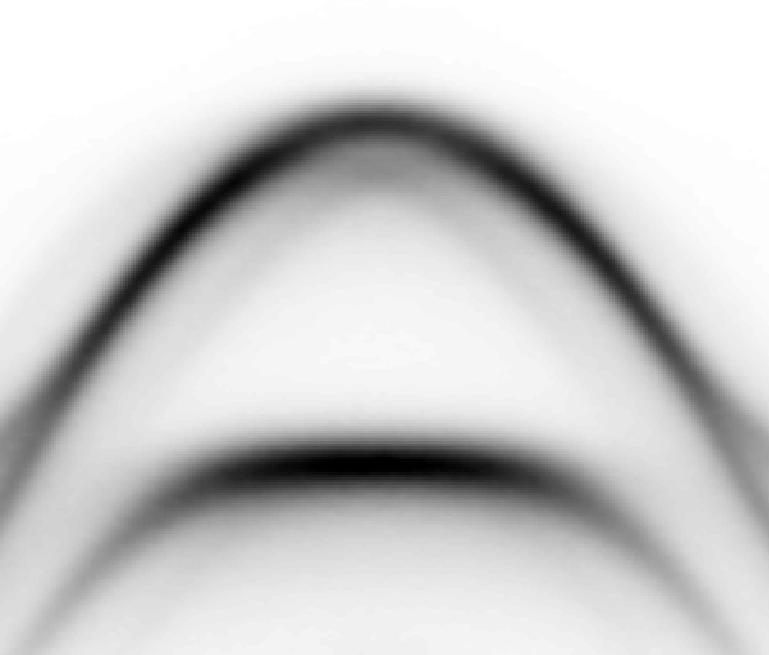
#> input picture 0_simple_model/figs_png/cut_KGK_v1.png, 769 x 655 px, found by its file name
$ python G2_fit_bands.py
#> lines starting #> are read from the running program, lines starting #| are printed output that depends on the picture; after the words box and inside, x2 and y2 are one past the last pixel; in counts of white or black regions, pixels touching at a corner belong together
import numpy as np
from PIL import Image
import matplotlib.pyplot as plt
from scipy.optimize import curve_fit
import os

dirname = "input_figures/"
dirname_data = "data_fits/"
#Open image and take pixels
filename = dirname + "cut_KGK_v1.png"

im  = Image.open(filename)
#> im is the input picture: PIL image 769x655 RGBA; mean R, G, B, A 204.4, 204.4, 204.4, 255

#to array
pic = np.array(np.asarray(im))
len_e,len_k,z = pic.shape
#> len_e = 655; len_k = 769; z = 4

#data array where to save energies of darkest points for the two bands
data = np.zeros((2,len_k),dtype=int)

#Take for each column the darkest point, above and below a separatrix line b/w the two bands,
#and fit the points around it with a gaussian --> take max as darkest point
red = np.array([255,0,0,255])
green = np.array([0,255,0,255])
blue = np.array([0,0,255,255])
def inv_gauss(x,a,b,x0,s):
    return -(a*np.exp(-((x-x0)/s)**2)+b)
def find_max(col):
    med = np.argmin(col)
    domain = 10
    in_ = med-domain if med-domain > 0 else 0
    fin_ = med+domain if med+domain < len(col) else -1
    new_arr = col[in_:fin_]
    P0 = [np.max(new_arr)-np.min(new_arr),-np.max(new_arr),np.argmin(new_arr),50]
    try:
        popt,pcov = curve_fit(
            inv_gauss,
            np.arange(len(new_arr)), new_arr,
            p0 = P0,
#            bounds= ,
            )
        return in_+int(popt[2]) if abs(in_+int(popt[2]))<len(col) else med
    except:
        return med
    print(popt)
    xx = np.linspace(0,len(new_arr),1000)
    plt.plot(xx,inv_gauss(xx,*popt),'k-')
    plt.plot(np.arange(len(new_arr)),new_arr,'r*')
    plt.show()

if 0:#print border between the two bands
    for x in range(len_k):
        border = len_e//2+(x-len_k//2)**2//600 #400
        pic[border,x] = green
    plt.imshow(pic,cmap='gray')
    plt.show()
    exit()

new_filename = dirname + "G_extracted_points_v1.png"
data_filename = dirname_data + "G_extracted_points_v1.npy"
try:#compute darkest points of the two bands
    im  = Image.open(filename)
    data = np.load(data_filename)
except:
    for x in range(len_k):
        #upper band
        border = len_e//2+(x-len_k//2)**2//600  #400
        col_up = pic[:border,x,0]
        d_up = find_max(col_up)
#        d_up = np.argmin(col_up)
        pic[d_up,x,:] = red
        data[0,x] = int(len_e-d_up)
        #
        #lower band
        col_low = pic[border:,x,0]
        d_low = find_max(col_low)
#        d_low = np.argmin(col_low)
        pic[border+d_low,x,:] = blue
        data[1,x] = int(len_e-(border+d_low))
#> this loop made 769 passes
#> (d_up, d_low) on passes 13, 21, 22: (480, 3), (438, 95), (438, 96)
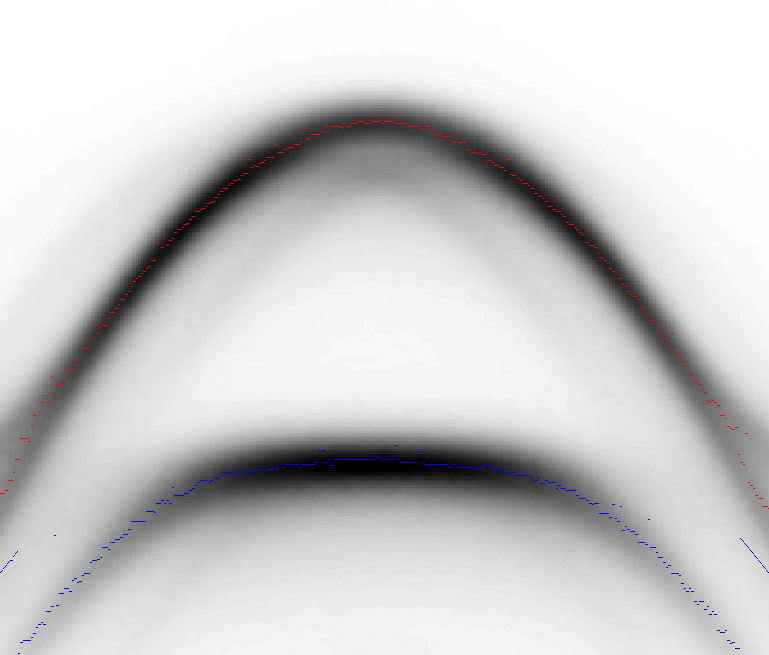
#> pic: shape (655, 769, 4); 0.31% of pixels changed, all inside (x1, y1, x2, y2) = (0, 121, 769, 654)
    #save data
    np.save(data_filename,data)
    #save new image
    new_im = Image.fromarray(np.uint8(pic))
    new_im.save(new_filename)

#fitting of bands with simple model
popt_filename = dirname_data + "G_popt_interlayer_v1.npy"
#Parameters of image
E_min_cut = -2.2#-1.7
E_max_cut = -0.9#-0.5
K_cut = 0.5
r = 0.1         #removed k space from fit
k_line = np.linspace(-K_cut+r,K_cut-r,int(len_k*(1-r/K_cut)))
e_line = np.linspace(E_min_cut,E_max_cut,len_e)
def func1(k,a,b,c,m1,m2,mu):#up
    alpha = k**2/2/m1+k**2/2/m2+c
    beta = k**2/2/m1*(k**2/2/m2+c) - a**2*(1-b*k**2)**2
    step = np.sqrt(alpha**2-4*beta)
    return (-alpha+step)/2 + mu
def func2(k,a,b,c,m1,m2,mu):#low
    alpha = k**2/2/m1+k**2/2/m2+c
    beta = k**2/2/m1*(k**2/2/m2+c) - a**2*(1-b*k**2)**2
    step = np.sqrt(alpha**2-4*beta)
    return (-alpha-step)/2 + mu
def combinedFunc(combK,a,b,c,m1,m2,mu):
    extract1 = combK[:len(k_line)]
    extract2 = combK[len(k_line):]
    res1 = func1(extract1,a,b,c,m1,m2,mu)
    res2 = func2(extract2,a,b,c,m1,m2,mu)
    return np.append(res1, res2)
try:
    popt = np.load(popt_filename)
#> (reads 0_simple_model/data_fits/G_popt_interlayer_v1.npy from the repository)
except:
    comboX = np.append(k_line,k_line)   #k-data for the two parabolas
    rem_e = int(len_k/2/K_cut*r)+1      #removed energy data because of r
    comboY = np.append(e_line[data[0,rem_e:-rem_e]],e_line[data[1,rem_e:-rem_e]])  #e-data for the two parabolas
    #Combined fit
    popt,pcov = curve_fit(
            combinedFunc,
            comboX,comboY,
            p0=(-0.1,-1,0.7,0.1,0.1,-0.5),
            bounds=([-10,-10,0.1,0.01,0.01,-2],[10,10,2.7,5,5,2]),
            )
    print(popt)
    #Save result of fitting
    np.save(popt_filename,popt)

if 1:#plot
    plt.figure(figsize=(12,12))
    s_ = 20
    plt.imshow(pic)
    new_k = np.arange(r/(2*K_cut)*len_k,len_k-r/(2*K_cut)*len_k-1)
    new_ul = len_e*(E_max_cut-func1(k_line,*popt))/(E_max_cut-E_min_cut)
    new_ll = len_e*(E_max_cut-func2(k_line,*popt))/(E_max_cut-E_min_cut)
    plt.plot(new_k,new_ul,'r')
    plt.plot(new_k,new_ll,'b')
    plt.xticks([0,len_k//2,len_k],["{:.1f}".format(K_cut),"0","{:.1f}".format(K_cut)])
    plt.yticks([0,len_e//2,len_e],["{:.1f}".format(E_max_cut),"{:.1f}".format((E_max_cut+E_min_cut)/2),"{:.1f}".format(E_min_cut)])
    plt.xlabel(r"$K_x\;(\mathring{A}^{-1})$",size=s_)
    plt.ylabel(r"$eV$",size=s_)
    plt.show()
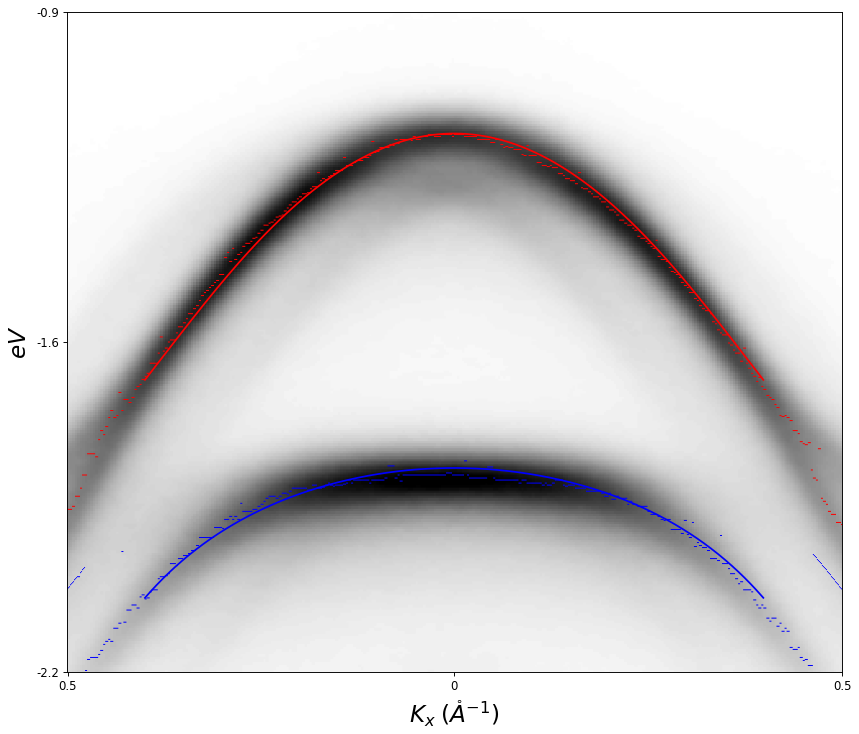
#> figure drawn by matplotlib, 1 panel
if 0:#png image
    k_all = np.linspace(-K_cut,K_cut,len_k)
    off = 20
    for x in range(off,len_k-off):
        #upper band
        ind_e_up = len_e - int((E_min_cut-func1(k_all[x],*popt))/(E_min_cut-E_max_cut)*len_e)
        ind_e_low = len_e - int((E_min_cut-func2(k_all[x],*popt))/(E_min_cut-E_max_cut)*len_e)
        pic[ind_e_up,x,:] = red
        pic[ind_e_low,x,:] = green
    plt.imshow(pic,cmap='gray')
    plt.show()
    exit()
